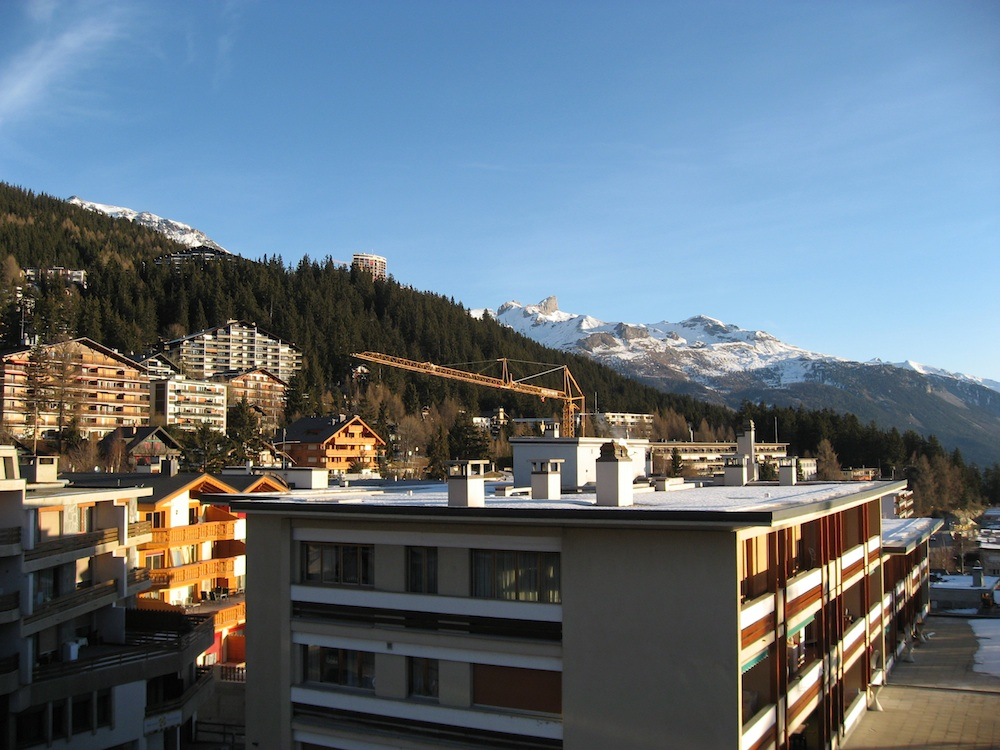
#> input picture data/crans_1_small.jpg, 1000 x 750 px
$ jupyter execute --allow-errors 1.ipynb
#> lines starting #> are read from the running program, lines starting #| are printed output that depends on the picture; after the words box and inside, x2 and y2 are one past the last pixel; in counts of white or black regions, pixels touching at a corner belong together
### 2_image_descriptors/exercises/mod_harris.py
import numpy as np
import scipy.ndimage as ndi
import matplotlib.pyplot as plt

def compute_harris_response(im, sigma=3):
    """ Compute the Harris corner detector response function
        for each pixel in a graylevel image.
        return: an image with each pixel containing the value of
        the Harris response function """

    # derivatives
    imx = np.zeros(im.shape)
    ndi.gaussian_filter(im, (sigma, sigma), (0, 1), imx)
    imy = np.zeros(im.shape)
    ndi.gaussian_filter(im, (sigma, sigma), (1, 0), imy)

    # compute components of the Harris matrix
    Wxx = ndi.gaussian_filter(imx * imx, sigma)
    Wxy = ndi.gaussian_filter(imx * imy, sigma)
    Wyy = ndi.gaussian_filter(imy * imy, sigma)

    # determinant and trace
    Wdet = Wxx * Wyy - Wxy ** 2
    Wtr = Wxx + Wyy

    return Wdet / Wtr


def get_harris_points(harrisim, min_dist=10, threshold=0.1):
    """ Return corners from a Harris response image
        min_dist: minimum number of pixels separating
        corners and image boundary. """

    # find top corner candidates above a threshold
    corner_threshold = harrisim.max() * threshold
    harrisim_t = (harrisim > corner_threshold) * 1

    # get coordinates of candidates
    coords = np.array(harrisim_t.nonzero()).T

    # get values of candidates
    candidate_values = [harrisim[c[0], c[1]] for c in coords]

    # sort candidates
    index = np.argsort(candidate_values)

    # store allowed point locations in array
    allowed_locations = np.zeros(harrisim.shape)
    allowed_locations[min_dist:-min_dist, min_dist:-min_dist] = 1

    # select the best points takin min_distance into account
    filtered_coords = []
    for i in index:
        if allowed_locations[coords[i, 0], coords[i, 1]] == 1:
            filtered_coords.append(coords[i])
            allowed_locations[(coords[i, 0] - min_dist):(coords[i, 0] + min_dist),
                              (coords[i, 1] - min_dist):(coords[i, 1] + min_dist)] = 0

    return filtered_coords


# [9 lines left out: function plot_harris_points, not called in this run]


def get_descriptors(image, filtered_coords, wid=5) -> list:
    """ For each point return pixel values around the point
        using a neighborhood of width 2*wid+1. (Assume points are
        extracted with min_distance > wid). """

    desc = []
    for coords in filtered_coords:
        patch = image[coords[0] - wid:coords[0] + wid + 1,
                      coords[1] - wid:coords[1] + wid + 1].flatten()
        desc.append(patch)

    return desc


# [74 lines left out: functions match, match_twosided, appendimages, plot_matches, not called in this run]

### 2_image_descriptors/exercises/1.ipynb
Modify the function for matching Harris corner points to also take a maximum pixel distance between points for them to be considered as correspondences in order to make matching more robust.

[cell 1]
from PIL import Image
import numpy as np
import matplotlib.pyplot as plt
from mod_harris import *

[cell 2]
im1 = np.array(Image.open('../../data/crans_1_small.jpg').convert('L'))
im2 = np.array(Image.open('../../data/crans_2_small.jpg').convert('L'))
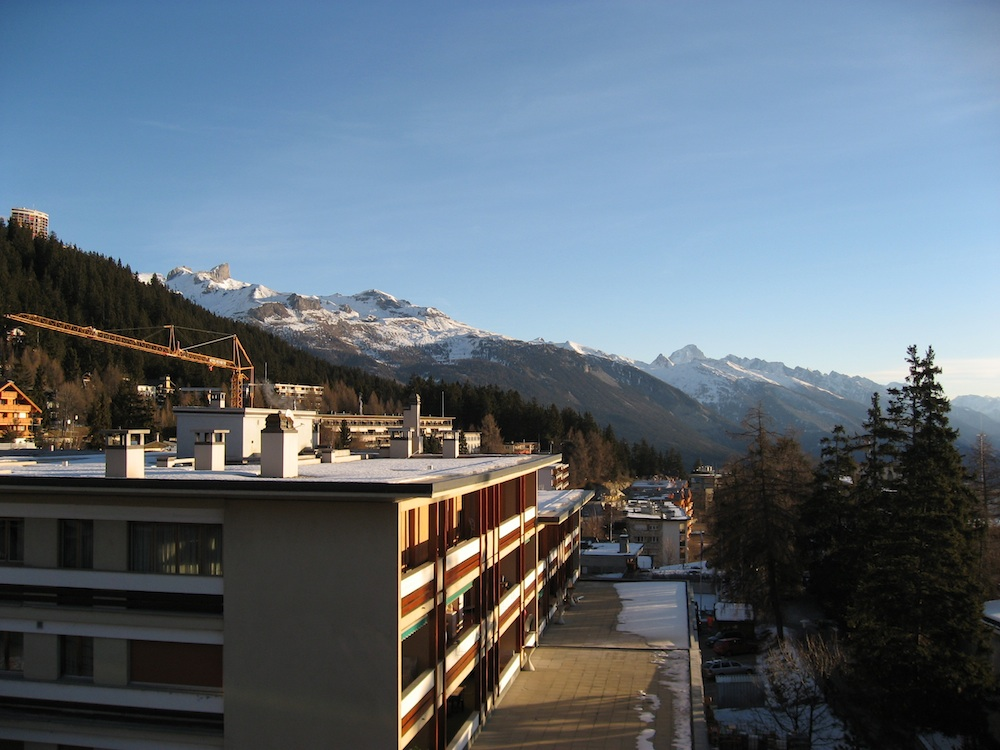
#> input picture data/crans_2_small.jpg, 1000 x 750 px
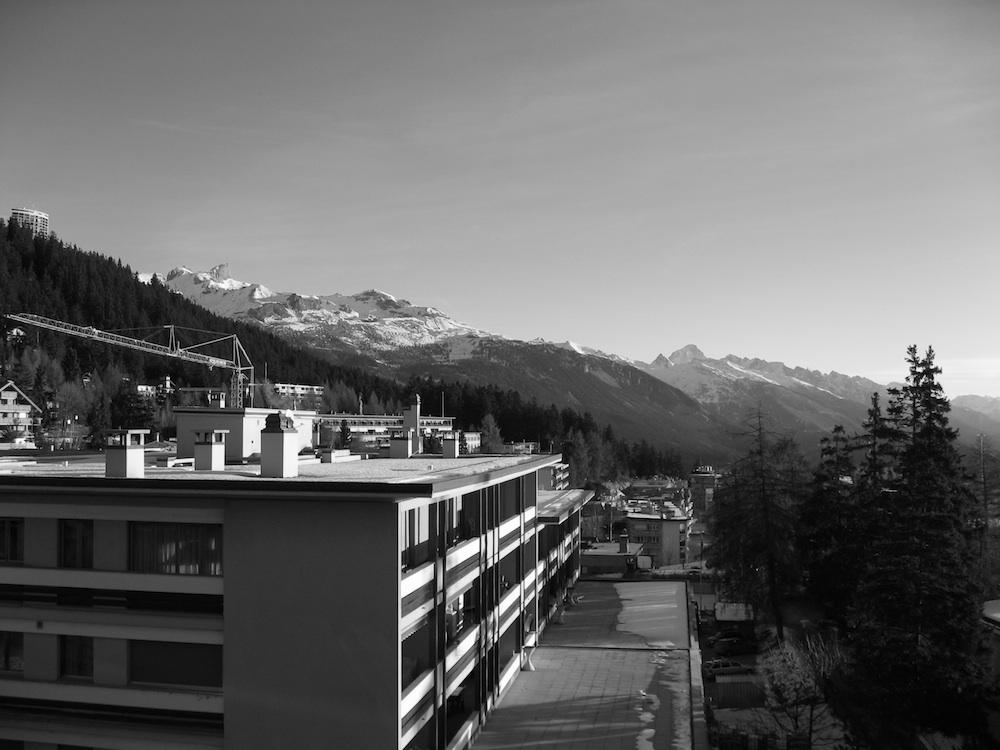
#> im2: shape (750, 1000); min 0, max 255, mean 104.9

[cell 3]
wid = 5
harrisim = compute_harris_response(im1, 5)
filtered_coords1 = get_harris_points(harrisim, wid + 1)
#> in get_harris_points, `corner_threshold = harrisim.max() * threshold`: corner_threshold = 2.56
#> in get_harris_points, `harrisim_t = (harrisim > corner_threshold) * 1`:
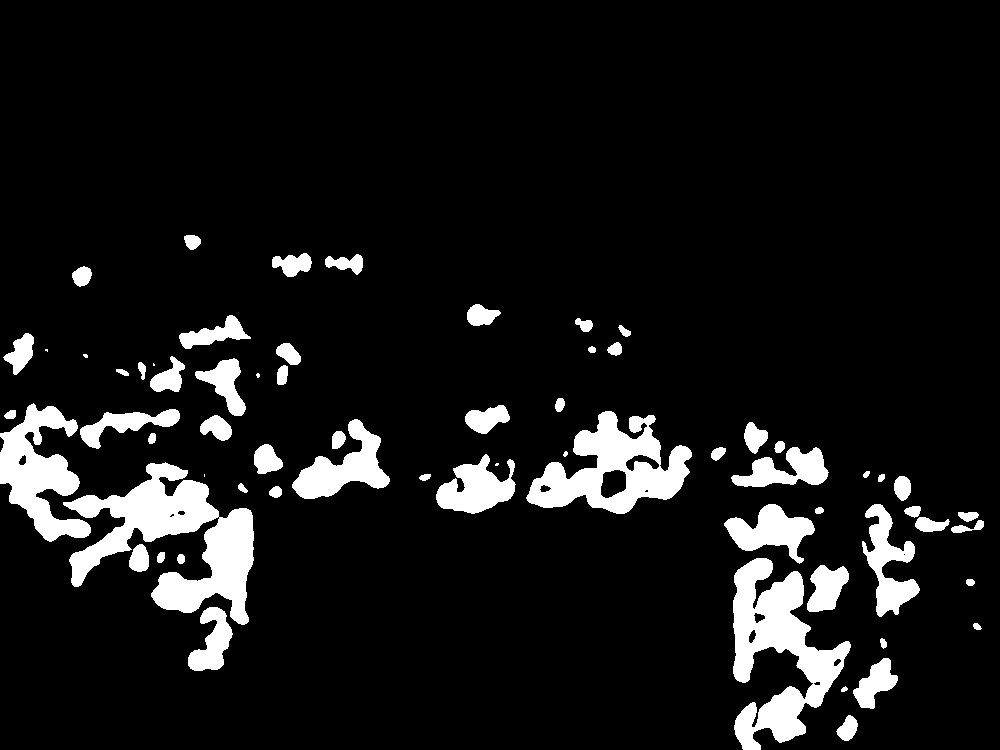
#> harrisim_t: shape (750, 1000) int64; values 0 (black) and 1 (white), 9.3% white; 66 white regions (6 under 20 px), largest, box (x1, y1, x2, y2) and area: (63, 462, 254, 625) 12781, (733, 558, 851, 750) 10278, (526, 411, 692, 514) 8265
#> in get_harris_points, `coords = np.array(harrisim_t.nonzero()).T`: coords = 69493 pairs, first value 235 to 749, second value 0 to 983
#> in get_harris_points, `candidate_values = [harrisim[c[0], c[1]] for c in coords]`: candidate_values = 69493 items
#> the loop in get_harris_points, `for i in index:` made 69493 passes
#> i on passes 1 to 3: 68442, 67480, 4436
#> after the loop in get_harris_points, `for i in index:`:
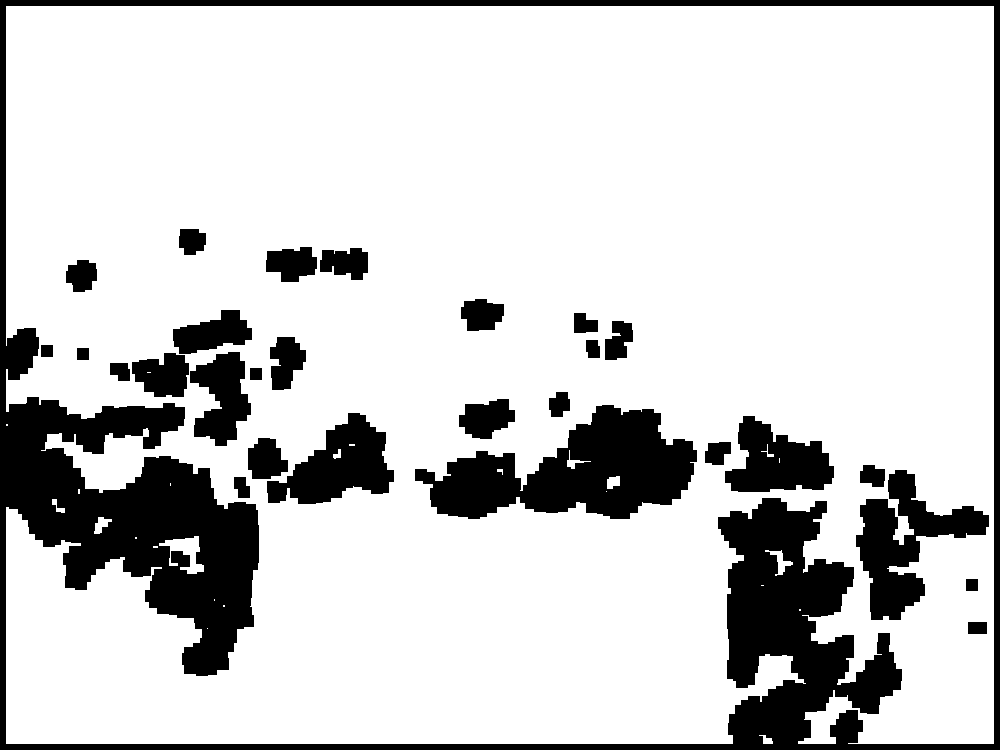
#> allowed_locations: shape (750, 1000) float64; values 0 (black) and 1 (white), 81.3% white; 29 black regions, largest, box (x1, y1, x2, y2) and area: (0, 0, 1000, 750) 82488, (415, 405, 697, 519) 17595, (856, 470, 989, 620) 8139
#> after the loop in get_harris_points, `for i in index:`: filtered_coords = 1630 pairs, first value 235 to 742, second value 6 to 983
#> filtered_coords1 has the same summary as filtered_coords in get_harris_points
d1 = get_descriptors(im1, filtered_coords1, wid)
#> the loop in get_descriptors, `for coords in filtered_coords:` made 1630 passes
#> coords on passes 1 to 3: [727, 753], [713, 799], [360, 222]
#> after the loop in get_descriptors, `for coords in filtered_coords:`: desc = 1630 items
#> d1 = 1630 items

harrisim = compute_harris_response(im2, 5)
filtered_coords2 = get_harris_points(harrisim, wid + 1)
#> call 2 of get_harris_points, with min_dist = 6, threshold = 0.1
#> in get_harris_points (call 2), `corner_threshold = harrisim.max() * threshold`: corner_threshold = 2.18
#> in get_harris_points (call 2), `harrisim_t = (harrisim > corner_threshold) * 1`:
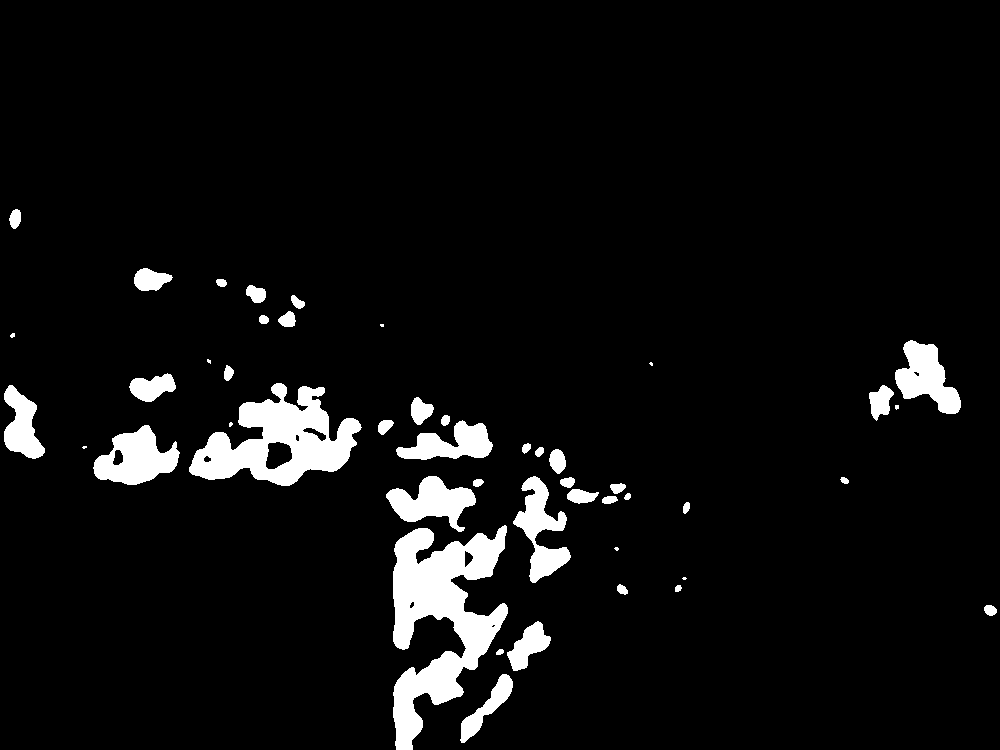
#> harrisim_t: shape (750, 1000) int64; values 0 (black) and 1 (white), 5.8% white; 47 white regions (9 under 20 px), largest, box (x1, y1, x2, y2) and area: (393, 525, 508, 750) 12561, (189, 383, 362, 486) 8807, (93, 425, 180, 485) 3043
#> in get_harris_points (call 2), `coords = np.array(harrisim_t.nonzero()).T`: coords = 43768 pairs, first value 209 to 749, second value 4 to 996
#> in get_harris_points (call 2), `candidate_values = [harrisim[c[0], c[1]] for c in coords]`: candidate_values = 43768 items
#> the loop in get_harris_points (call 2), `for i in index:` made 43768 passes
#> i on passes 1 to 3: 12943, 39740, 11001
#> after the loop in get_harris_points (call 2), `for i in index:`:
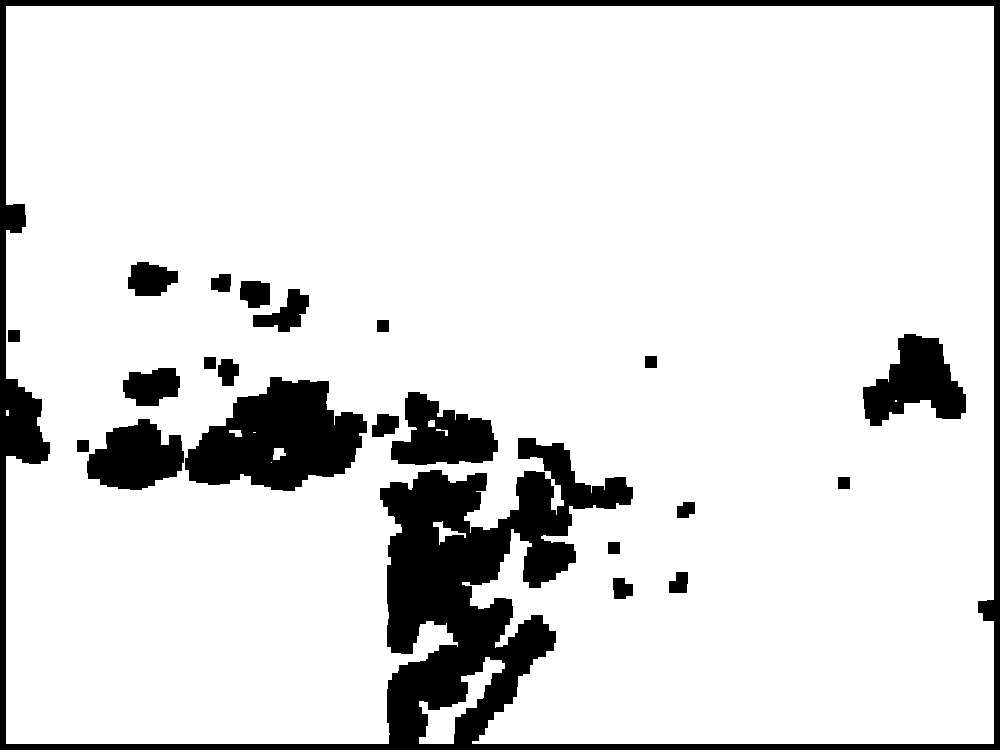
#> allowed_locations: shape (750, 1000) float64; values 0 (black) and 1 (white), 87.3% white; 22 black regions, largest, box (x1, y1, x2, y2) and area: (0, 0, 1000, 750) 59210, (185, 377, 367, 491) 13188, (863, 334, 966, 426) 5442
#> after the loop in get_harris_points (call 2), `for i in index:`: filtered_coords = 1015 pairs, first value 210 to 743, second value 6 to 993
#> filtered_coords2 has the same summary as filtered_coords in get_harris_points
d2 = get_descriptors(im2, filtered_coords2, wid)
#> the loop in get_descriptors (call 2), `for coords in filtered_coords:` made 1015 passes
#> coords on passes 1 to 3: [441, 175], [670, 461], [432, 320]
#> d2 = 1015 items

print("Starting matching")
#> (the rest of this cell did not finish here and is left out)
